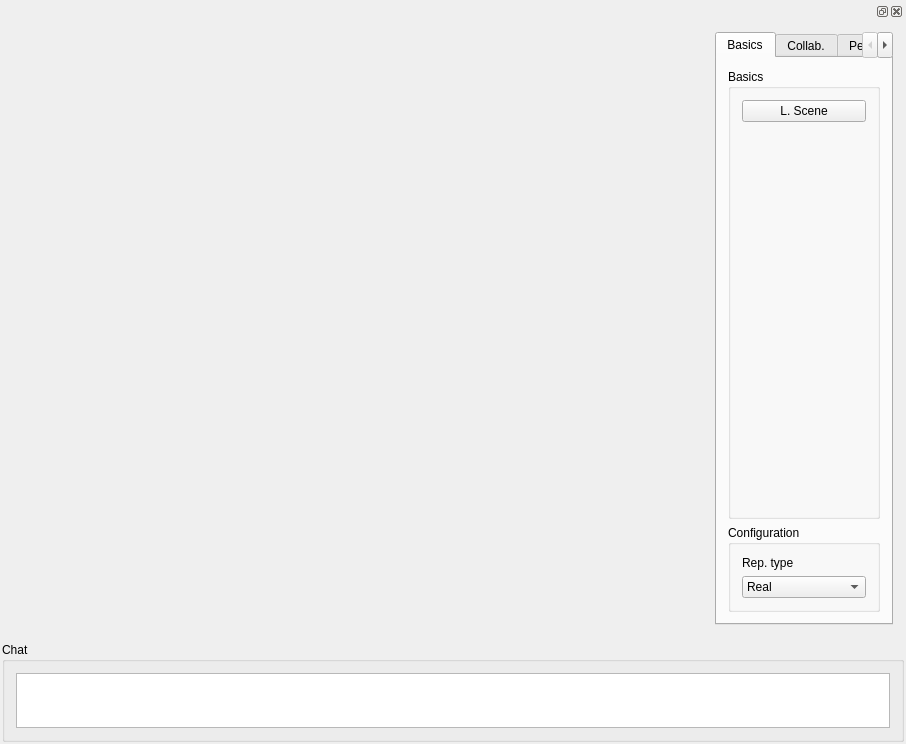
<?xml version="1.0" encoding="UTF-8"?>
<ui version="4.0">
 <class>Window</class>
 <widget class="QWidget" name="Window">
  <property name="geometry">
   <rect>
    <x>0</x>
    <y>0</y>
    <width>906</width>
    <height>744</height>
   </rect>
  </property>
  <property name="windowTitle">
   <string>Window</string>
  </property>
  <layout class="QGridLayout" name="gridLayout">
   <property name="leftMargin">
    <number>2</number>
   </property>
   <property name="topMargin">
    <number>2</number>
   </property>
   <property name="rightMargin">
    <number>2</number>
   </property>
   <property name="bottomMargin">
    <number>2</number>
   </property>
   <item row="0" column="0">
    <widget class="libQGLPluginWidget" name="myGLWidget" native="true">
     <property name="minimumSize">
      <size>
       <width>200</width>
       <height>200</height>
      </size>
     </property>
    </widget>
   </item>
   <item row="0" column="1">
    <widget class="QDockWidget" name="dockWidget">
     <property name="minimumSize">
      <size>
       <width>200</width>
       <height>529</height>
      </size>
     </property>
     <property name="maximumSize">
      <size>
       <width>200</width>
       <height>524287</height>
      </size>
     </property>
     <widget class="QWidget" name="dockWidgetContents_2">
      <layout class="QHBoxLayout" name="horizontalLayout_3">
       <item>
        <widget class="QTabWidget" name="tabWidget_Controls_2">
         <property name="enabled">
          <bool>true</bool>
         </property>
         <property name="layoutDirection">
          <enum>Qt::LeftToRight</enum>
         </property>
         <property name="tabPosition">
          <enum>QTabWidget::North</enum>
         </property>
         <property name="currentIndex">
          <number>0</number>
         </property>
         <widget class="QWidget" name="tab_basicControls">
          <attribute name="title">
           <string>Basics</string>
          </attribute>
          <layout class="QVBoxLayout" name="verticalLayout_3">
           <item>
            <widget class="QGroupBox" name="groupBox_Basics">
             <property name="title">
              <string>Basics</string>
             </property>
             <layout class="QGridLayout" name="gridLayout_3">
              <item row="0" column="0">
               <widget class="QPushButton" name="pushButton_loadScene">
                <property name="text">
                 <string>L. Scene</string>
                </property>
               </widget>
              </item>
              <item row="1" column="0">
               <spacer name="verticalSpacer_2">
                <property name="orientation">
                 <enum>Qt::Vertical</enum>
                </property>
                <property name="sizeHint" stdset="0">
                 <size>
                  <width>20</width>
                  <height>40</height>
                 </size>
                </property>
               </spacer>
              </item>
             </layout>
            </widget>
           </item>
           <item>
            <widget class="QGroupBox" name="groupBox_Config_2">
             <property name="title">
              <string>Configuration</string>
             </property>
             <layout class="QVBoxLayout" name="verticalLayout_5">
              <item>
               <widget class="QLabel" name="label_repType">
                <property name="text">
                 <string>Rep. type</string>
                </property>
               </widget>
              </item>
              <item>
               <widget class="QComboBox" name="comboBox_repType">
                <item>
                 <property name="text">
                  <string>Real</string>
                 </property>
                </item>
                <item>
                 <property name="text">
                  <string>Iconic</string>
                 </property>
                </item>
               </widget>
              </item>
             </layout>
            </widget>
           </item>
          </layout>
         </widget>
         <widget class="QWidget" name="tab_collab">
          <attribute name="title">
           <string>Collab.</string>
          </attribute>
          <layout class="QVBoxLayout" name="verticalLayout">
           <item>
            <widget class="QPushButton" name="pushButton_loadColVizCfgFile">
             <property name="text">
              <string>Load ColViz cfg.</string>
             </property>
            </widget>
           </item>
           <item>
            <spacer name="verticalSpacer">
             <property name="orientation">
              <enum>Qt::Vertical</enum>
             </property>
             <property name="sizeHint" stdset="0">
              <size>
               <width>20</width>
               <height>40</height>
              </size>
             </property>
            </spacer>
           </item>
           <item>
            <widget class="QCheckBox" name="checkBox_letsInteract">
             <property name="enabled">
              <bool>true</bool>
             </property>
             <property name="text">
              <string>Lets Interact</string>
             </property>
             <property name="checked">
              <bool>false</bool>
             </property>
            </widget>
           </item>
           <item>
            <widget class="QGroupBox" name="groupBox_ColVizInteract">
             <property name="enabled">
              <bool>false</bool>
             </property>
             <property name="title">
              <string>Interact</string>
             </property>
             <layout class="QGridLayout" name="gridLayout_4">
              <item row="1" column="0">
               <widget class="QCheckBox" name="checkBox_sendContCamera">
                <property name="text">
                 <string>Send C.Cam.</string>
                </property>
               </widget>
              </item>
              <item row="2" column="0">
               <widget class="QPushButton" name="pushButton_sendSelection">
                <property name="text">
                 <string>Send Sel.</string>
                </property>
               </widget>
              </item>
              <item row="3" column="0">
               <widget class="QPushButton" name="pushButton_sendCamera">
                <property name="text">
                 <string>Send Cam.</string>
                </property>
               </widget>
              </item>
              <item row="4" column="0">
               <widget class="QPlainTextEdit" name="plainTextEdit_textToSend">
                <property name="maximumSize">
                 <size>
                  <width>190</width>
                  <height>100</height>
                 </size>
                </property>
               </widget>
              </item>
              <item row="5" column="0">
               <widget class="QPushButton" name="pushButton_sendMessage">
                <property name="text">
                 <string>Send Mess.</string>
                </property>
               </widget>
              </item>
             </layout>
            </widget>
           </item>
          </layout>
         </widget>
         <widget class="QWidget" name="tab_persitence">
          <attribute name="title">
           <string>Persistence</string>
          </attribute>
          <layout class="QGridLayout" name="gridLayout_2">
           <item row="0" column="0">
            <widget class="QPushButton" name="pushButton_loadPersistence">
             <property name="text">
              <string>Load Persisntece cfg.</string>
             </property>
            </widget>
           </item>
           <item row="1" column="0">
            <widget class="QGroupBox" name="groupBox_logIn">
             <property name="enabled">
              <bool>false</bool>
             </property>
             <property name="title">
              <string>LogIn</string>
             </property>
             <layout class="QVBoxLayout" name="verticalLayout_4">
              <item>
               <widget class="QLabel" name="label_user">
                <property name="text">
                 <string>User</string>
                </property>
               </widget>
              </item>
              <item>
               <widget class="QLineEdit" name="lineEdit_user"/>
              </item>
              <item>
               <widget class="QLabel" name="label_password">
                <property name="text">
                 <string>PassWord</string>
                </property>
               </widget>
              </item>
              <item>
               <widget class="QLineEdit" name="lineEdit_password"/>
              </item>
              <item>
               <widget class="QPushButton" name="pushButton_logIn">
                <property name="text">
                 <string>logIn</string>
                </property>
               </widget>
              </item>
             </layout>
            </widget>
           </item>
           <item row="3" column="0">
            <widget class="QGroupBox" name="groupBox_session">
             <property name="enabled">
              <bool>false</bool>
             </property>
             <property name="title">
              <string>Session</string>
             </property>
             <layout class="QVBoxLayout" name="verticalLayout_6">
              <item>
               <widget class="QLabel" name="label_session">
                <property name="text">
                 <string>Session</string>
                </property>
               </widget>
              </item>
              <item>
               <widget class="QComboBox" name="comboBox_sessioId"/>
              </item>
              <item>
               <widget class="QPushButton" name="pushButton_restoreSession">
                <property name="text">
                 <string>Restore Session</string>
                </property>
               </widget>
              </item>
              <item>
               <spacer name="verticalSpacer_3">
                <property name="orientation">
                 <enum>Qt::Vertical</enum>
                </property>
                <property name="sizeHint" stdset="0">
                 <size>
                  <width>20</width>
                  <height>40</height>
                 </size>
                </property>
               </spacer>
              </item>
             </layout>
            </widget>
           </item>
           <item row="2" column="0">
            <widget class="QPushButton" name="pushButton_LogOut">
             <property name="enabled">
              <bool>false</bool>
             </property>
             <property name="text">
              <string>Log Out</string>
             </property>
            </widget>
           </item>
          </layout>
         </widget>
        </widget>
       </item>
      </layout>
     </widget>
    </widget>
   </item>
   <item row="1" column="0" colspan="2">
    <widget class="QGroupBox" name="groupBox_chat">
     <property name="maximumSize">
      <size>
       <width>16777215</width>
       <height>100</height>
      </size>
     </property>
     <property name="title">
      <string>Chat</string>
     </property>
     <layout class="QVBoxLayout" name="verticalLayout_2">
      <item>
       <widget class="QPlainTextEdit" name="plainTextEdit_chat">
        <property name="readOnly">
         <bool>true</bool>
        </property>
       </widget>
      </item>
     </layout>
    </widget>
   </item>
  </layout>
 </widget>
 <layoutdefault spacing="6" margin="11"/>
 <customwidgets>
  <customwidget>
   <class>libQGLPluginWidget</class>
   <extends>QWidget</extends>
   <header>libQGLPluginWidget.h</header>
   <container>1</container>
  </customwidget>
 </customwidgets>
 <resources/>
 <connections/>
</ui>
